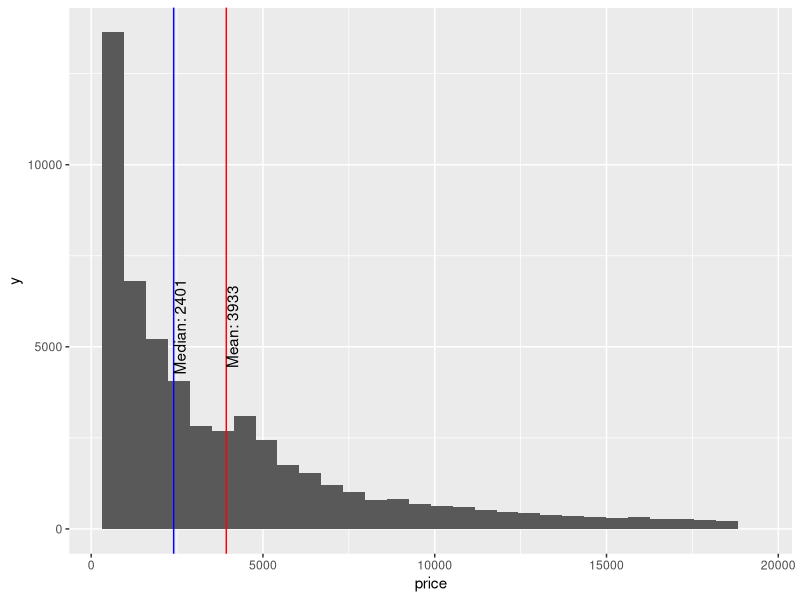

Here is the R script that generated this plot:
## ---- chunk 1
knitr::opts_chunk$set(echo = TRUE)
library(ggplot2)
library(tidyverse)
data(diamonds)
## ---- chunk 2
summary(diamonds)
dim(diamonds)
nrow(diamonds)
ncol(diamonds)
str(diamonds)

## ---- chunk 3
CountNumericColumns <- function(df){
  x = 0
  for (i in 1:ncol(df)){
    if (is.numeric(df[[i]]))
      x=x+1
  }
  return(x)
}
CountFactorColumns <- function(df){
  x = 0
  for (i in 1:ncol(df)){
    if (is.factor(df[[i]])) x = x + 1
  }
  return(x)
}

## ---- chunk 4
CountNumericColumns(diamonds)
CountFactorColumns(diamonds)

str(diamonds)
diamonds$color %>% levels() %>% min()
## ---- chunk 5
ggplot(diamonds, aes(price)) + geom_histogram() + 
  geom_vline(xintercept = mean(diamonds$price), color = "red") +
  annotate("text", mean(diamonds$price), 5555, 
           label = paste("Mean:",round(mean(diamonds$price))), vjust = 1, angle = 90) +
  geom_vline(xintercept = median(diamonds$price), color = "blue") +
  annotate("text", median(diamonds$price), 5555,
           label = paste("Median:", median(diamonds$price)), vjust = 1, angle = 90)
